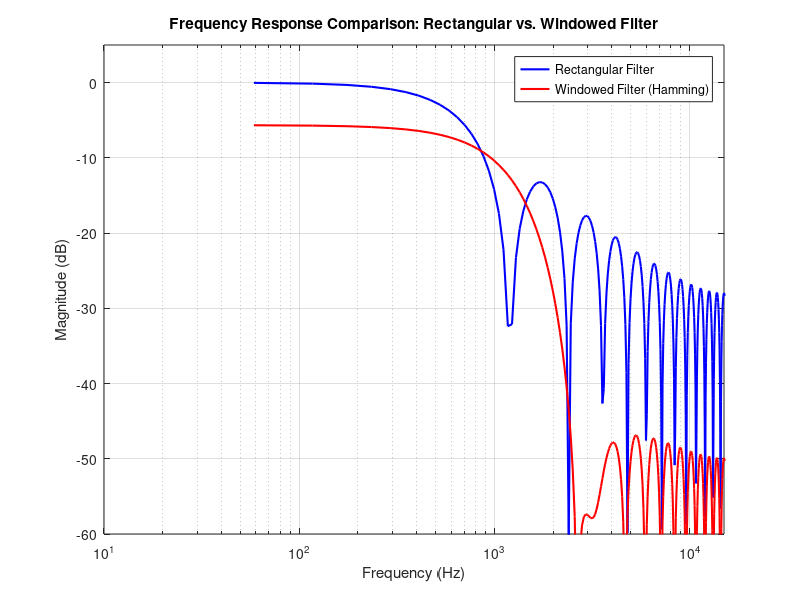

Source code (MATLAB):
% Specifications
N = 25; % Number of points in the filter

% Create a rectangular window (boxcar filter)
h_rectangular = ones(N, 1) / N; % Normalize the impulse response

% Calculate the frequency response of the rectangular filter
[H_rectangular, f_rectangular] = freqz(h_rectangular, 1, 512, 'whole'); % Frequency response

% Choose a window (Hamming window in this case)
window = hamming(N); % Create a Hamming window

% Multiply the impulse response with the window
h_windowed = h_rectangular .* window; % Apply the window to the impulse response

% Calculate the frequency response of the windowed filter
[H_windowed, f_windowed] = freqz(h_windowed, 1, 512, 'whole'); % Frequency response

% Convert frequency to Hz for plotting
fs = 30000; % Sampling frequency (30 kHz)
f_hz_rectangular = f_rectangular * fs / (2 * pi);
f_hz_windowed = f_windowed * fs / (2 * pi);

% Plot the frequency responses
figure;
semilogx(f_hz_rectangular, 20*log10(abs(H_rectangular)), 'b', 'LineWidth', 1.5); % Rectangular filter
hold on;
semilogx(f_hz_windowed, 20*log10(abs(H_windowed)), 'r', 'LineWidth', 1.5); % Windowed filter

% Graph settings
title('Frequency Response Comparison: Rectangular vs. Windowed Filter');
xlabel('Frequency (Hz)');
ylabel('Magnitude (dB)');
grid on;
axis([10 15000 -60 5]); % Set axis limits
legend('Rectangular Filter', 'Windowed Filter (Hamming)', 'Location', 'Best');
hold off;
